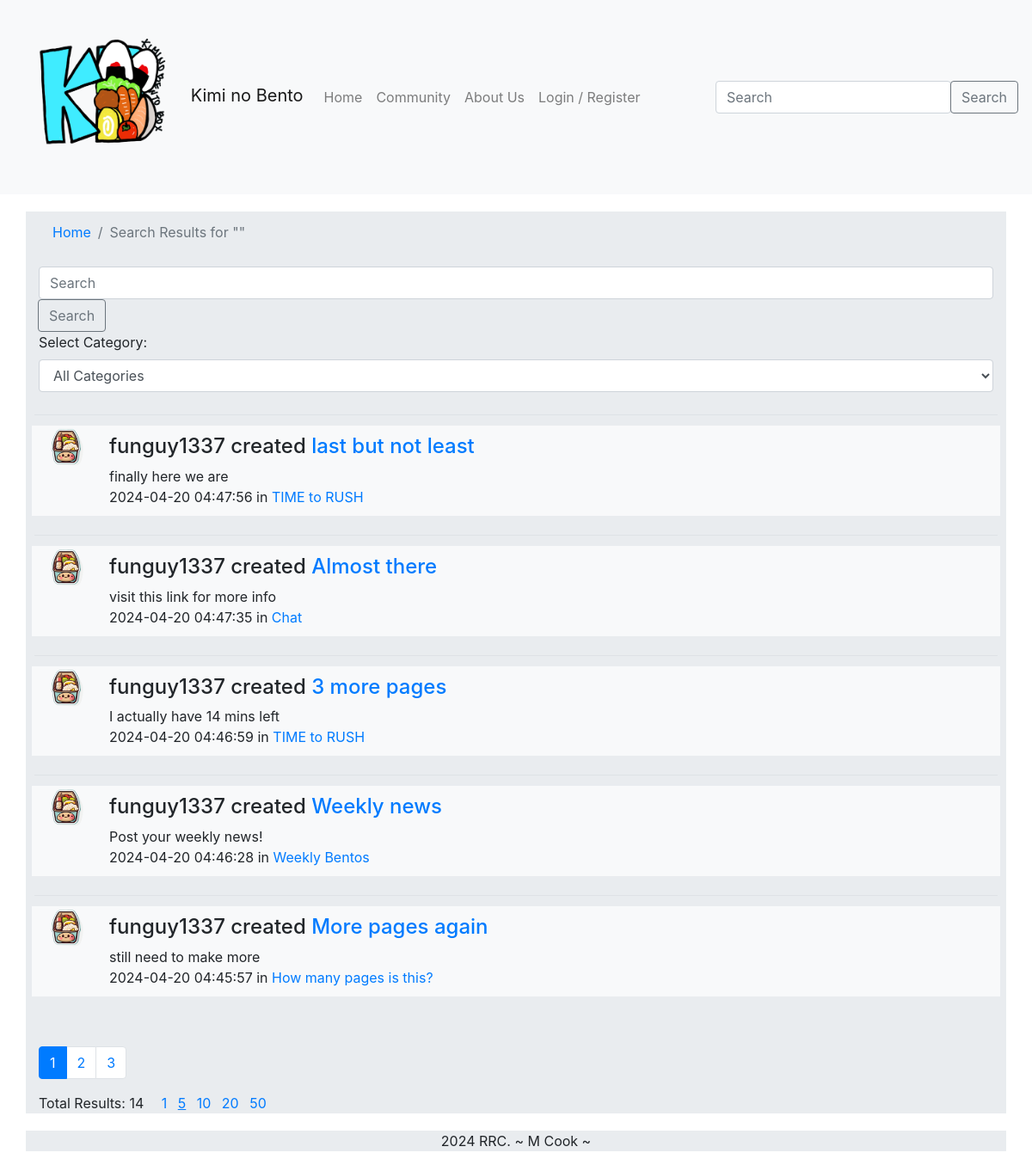
Screenshot of /search.php with the database file from the repository.
### tables this page shows
CREATE TABLE `topics` (
  `topic_id` int(11) NOT NULL,
  `category_id` int(11) DEFAULT NULL,
  `title` varchar(255) NOT NULL,
  `topic_content` text NOT NULL,
  `topic_starter_id` int(11) DEFAULT NULL,
  `date_created` timestamp NOT NULL DEFAULT current_timestamp(),
  `reply_count` int(11) DEFAULT 0
);

CREATE TABLE `profiles` (
  `profiles_id` int(11) NOT NULL,
  `profiles_pfp` text NOT NULL,
  `profiles_about` varchar(255) DEFAULT NULL,
  `profiles_introtitle` varchar(100) DEFAULT NULL,
  `profiles_introtext` text DEFAULT NULL,
  `user_id` int(11) DEFAULT NULL
);

CREATE TABLE `users` (
  `user_id` int(11) NOT NULL,
  `username` varchar(30) NOT NULL,
  `email` varchar(60) NOT NULL,
  `password` varchar(30) NOT NULL,
  `role_id` int(3) NOT NULL,
  `date_created` date NOT NULL DEFAULT current_timestamp()
);

CREATE TABLE `categories` (
  `category_id` int(11) NOT NULL,
  `name` varchar(255) NOT NULL,
  `user_id` int(11) NOT NULL,
  `date_created` timestamp NOT NULL DEFAULT current_timestamp() ON UPDATE current_timestamp()
);

### search.php (the view, shortened to what this page needs)
<?php
include('inc/database.inc.php');
include('inc/header.inc.php');
$itemsPerPage = isset($_GET['items_per_page']) ? intval($_GET['items_per_page']) : 5;
$page = isset($_GET['page']) ? $_GET['page'] : 1;
$searchTerm = !empty($_GET['query']) ? $_GET['query'] : '';
$selectedCategory = !empty($_GET['category']) ? $_GET['category'] : $searchTerm;
$stmtPosts = $db->prepare("
    SELECT
        posts.post_id AS post_id,
        posts.title AS post_title,
        posts.content AS post_content,
        posts.date_created AS post_date_created,
        topics.title AS topic_title, -- Select the topic title
        topics.topic_id,
        categories.name AS category_name,
        users.username AS post_author,
        profiles.profiles_pfp AS post_author_pfp
    FROM
        posts
    LEFT JOIN
        users ON posts.author_id = users.user_id
    LEFT JOIN
        profiles ON users.user_id = profiles.user_id
    LEFT JOIN
        topics ON posts.topic_id = topics.topic_id
    LEFT JOIN
        categories ON topics.category_id = categories.category_id
    WHERE
        users.username LIKE :searchTerm
        OR topics.title LIKE :searchTerm
        OR categories.name LIKE :searchTerm
        OR categories.name LIKE :setCategory
        OR posts.content LIKE :searchTerm
        OR posts.title LIKE :searchTerm
    ORDER BY posts.date_created DESC
");
$stmtPosts->bindValue(':searchTerm', "%$searchTerm%", PDO::PARAM_STR);
$stmtPosts->bindValue(':setCategory', "%$selectedCategory%", PDO::PARAM_STR);
$stmtPosts->execute();
$posts = $stmtPosts->fetchAll(PDO::FETCH_ASSOC);
$pgPosts = $db->prepare("
    SELECT
        posts.post_id AS post_id,
        posts.title AS post_title,
        posts.content AS post_content,
        posts.date_created AS post_date_created,
        topics.title AS topic_title, -- Select the topic title
        topics.topic_id,
        categories.name AS category_name,
        users.username AS post_author,
        profiles.profiles_pfp AS post_author_pfp
    FROM
        posts
    LEFT JOIN
        users ON posts.author_id = users.user_id
    LEFT JOIN
        profiles ON users.user_id = profiles.user_id
    LEFT JOIN
        topics ON posts.topic_id = topics.topic_id
    LEFT JOIN
        categories ON topics.category_id = categories.category_id
    WHERE
        users.username LIKE :searchTerm
        OR topics.title LIKE :searchTerm
        OR categories.name LIKE :searchTerm
        OR categories.name LIKE :setCategory
        OR posts.content LIKE :searchTerm
        OR posts.title LIKE :searchTerm
");
$pgPosts->bindValue(':searchTerm', "%$searchTerm%", PDO::PARAM_STR);
$pgPosts->bindValue(':setCategory', "%$selectedCategory%", PDO::PARAM_STR);
$pgPosts->execute();
$totalPosts = $pgPosts->fetchAll(PDO::FETCH_ASSOC);
$stmtTopics = $db->prepare("
    SELECT
        topics.topic_id AS topic_id,
        topics.title AS topic_title,
        topics.topic_content AS topic_content,
        topics.date_created AS topic_date_created,
        topics.topic_id,
        categories.name AS category_name,
        users.username AS topic_starter,
        profiles.profiles_pfp AS topic_starter_pfp
    FROM
        topics
    LEFT JOIN
        users ON topics.topic_starter_id = users.user_id
    LEFT JOIN
        profiles ON users.user_id = profiles.user_id
    LEFT JOIN
        categories ON topics.category_id = categories.category_id
    WHERE
        users.username LIKE :searchTerm
        OR topics.title LIKE :searchTerm
        OR categories.name LIKE :searchTerm
        OR categories.name LIKE :setCategory
        OR topics.topic_content LIKE :searchTerm
    ORDER BY topics.date_created DESC
");
$stmtTopics->bindValue(':searchTerm', "%$searchTerm%", PDO::PARAM_STR);
$stmtTopics->bindValue(':setCategory', "%$selectedCategory%", PDO::PARAM_STR);
$stmtTopics->execute();
$topics = $stmtTopics->fetchAll(PDO::FETCH_ASSOC);
$pgTopics = $db->prepare("
    SELECT
        topics.topic_id AS topic_id,
        topics.title AS topic_title,
        topics.topic_content AS topic_content,
        topics.date_created AS topic_date_created,
        topics.topic_id,
        categories.name AS category_name,
        users.username AS topic_starter,
        profiles.profiles_pfp AS topic_starter_pfp
    FROM
        topics
    LEFT JOIN
        users ON topics.topic_starter_id = users.user_id
    LEFT JOIN
        profiles ON users.user_id = profiles.user_id
    LEFT JOIN
        categories ON topics.category_id = categories.category_id
    WHERE
        users.username LIKE :searchTerm
        OR topics.title LIKE :searchTerm
        OR categories.name LIKE :searchTerm
        OR categories.name LIKE :setCategory
        OR topics.topic_content LIKE :searchTerm
    ORDER BY topics.date_created DESC
");
$pgTopics->bindValue(':searchTerm', "%$searchTerm%", PDO::PARAM_STR);
$pgTopics->bindValue(':setCategory', "%$selectedCategory%", PDO::PARAM_STR);
$pgTopics->execute();
$totalTopics = $pgTopics->fetchAll(PDO::FETCH_ASSOC);
$pagetotals = array_merge($totalPosts, $totalTopics);
$totalResults = count($pagetotals);
$results = array_merge($posts, $topics);
usort($results, function ($a, $b) {
    $dateA = isset($a['post_date_created']) ? $a['post_date_created'] : $a['topic_date_created'];
    $dateB = isset($b['post_date_created']) ? $b['post_date_created'] : $b['topic_date_created'];
    return strtotime($dateB) - strtotime($dateA);
});
$totalPages = ceil($totalResults / $itemsPerPage);
$paginationLinks = '';
for ($i = 1; $i <= $totalPages; $i++) {
    $activeClass = ($page == $i) ? 'active' : '';
    $link = 'search.php?';
    $link .= 'query=' . urlencode($searchTerm) . '&';
    $link .= 'category=' . urlencode($selectedCategory) . '&';
    $link .= 'page=' . $i;
    if ($itemsPerPage) {
        $link .= '&items_per_page=' . $itemsPerPage;
    }
    $paginationLinks .= "<li class='page-item $activeClass'><a class='page-link' href='$link'>$i</a></li>";
}
$startIndex = ($page - 1) * $itemsPerPage;
?>
<div class="container">
    <nav aria-label="breadcrumb">
        <ol class="breadcrumb">
            <li class="breadcrumb-item"><a href="index.php">Home</a></li>
            <li class="breadcrumb-item active" aria-current="page">Search Results for "<?php echo htmlspecialchars($searchTerm); ?>"</li>
        </ol>
    </nav>
    <form action="search.php" method="get">
        <div class="form-group">
            <input type="text" class="form-control" name="query" placeholder="Search" aria-label="Search" aria-describedby="search-btn1">
            <div class="input-group-append">
                <button class="btn btn-outline-secondary" type="submit" id="search-btn2">Search</button>
            </div>
            <label for="categorySelect">Select Category:</label>
            <select id="categorySelect" class="form-control" name="category">
                <option value="">All Categories</option>
            </select>
        </div>
    </form>
    <div class="row border-0">
        <div class=" col border-0">
            <table class="table ">
                <tbody>
                    <?php for ($i = 0; $startIndex + $i < count($results) && $i < $itemsPerPage; $i++) :
                        $result = $results[$startIndex + $i];
                        $isPost = isset($result['post_id']);
                        $id = $isPost ? 'post_' . $result['post_id'] : 'topic_' . $result['topic_id'];
                    ?>
                        <tr id="<?php echo $id; ?>" class="searchitem-community-post ">
                            <td>
                                <div class="row border-0 bg-light">
                                    <div class="col-auto border-0 ">
                                        <div class="user-icon-bordered rounded-circle">
                                            <img src="<?php echo $isPost ? $result['post_author_pfp'] : $result['topic_starter_pfp']; ?>" alt="<?php echo $isPost ? $result['post_author'] : $result['topic_starter']; ?>" class="rounded-circle" width="50" height="50">
                                        </div>
                                    </div>
                                    <div class="col border-0">
                                        <h4 class="searchitem-title">
                                            <span><?php echo $isPost ? $result['post_author'] : $result['topic_starter']; ?></span>
                                            <?php echo $isPost ? 'commented in' : 'created'; ?>
                                            <a href="show_topic.php?topic_id=<?php echo $result['topic_id']; ?>" title="<?php echo $result['topic_title']; ?>"><?php echo $result['topic_title']; ?></a>
                                        </h4>
                                        <div class="searchitem-body text-content">
                                            <?php echo $isPost ? strip_tags(htmlspecialchars_decode($result['post_content'])) : strip_tags(htmlspecialchars_decode($result['topic_content'])); ?>
                                        </div>
                                        <div class="searchitem-meta">
                                            <?php echo $isPost ? $result['post_date_created'] : $result['topic_date_created']; ?> in <a href="#"><?php echo $result['category_name']; ?></a>
                                        </div>
                                    </div>
                                </div>
                            </td>
                        </tr>
                    <?php endfor; ?>
                </tbody>
            </table>
        </div>
    </div>
    <nav aria-label="Page navigation">
        <ul class="pagination">
            <?= $paginationLinks ?>
        </ul>
        <div class="mb-2">
            <span>Total Results: <?= $totalResults ?></span>
            <form method="GET" class="d-inline ml-3">
                <span class="mr-2 <?= $itemsPerPage == 1 ? 'selected' : '' ?>"><a href="?items_per_page=1">1</a></span>
                <span class="mr-2 <?= $itemsPerPage == 5 ? 'selected' : '' ?>"><a href="?items_per_page=5">5</a></span>
                <span class="mr-2 <?= $itemsPerPage == 10 ? 'selected' : '' ?>"><a href="?items_per_page=10">10</a></span>
                <span class="mr-2 <?= $itemsPerPage == 20 ? 'selected' : '' ?>"><a href="?items_per_page=20">20</a></span>
                <span class="<?= $itemsPerPage == 50 ? 'selected' : '' ?>"><a href="?items_per_page=50">50</a></span>
            </form>
        </div>
    </nav>
</div>
<?php include('inc/footer.inc.php'); ?>

### CSS/styles.css (style rules this page uses)
.container { margin-top: 20px; background-color: #e9ecef; }
.row { margin-bottom: 10px; border-bottom: 1px solid #000000; }
.col { padding: 10px; border-right: 1px solid #030303; }
.mr-2.selected a { text-decoration: underline; }

### rows the page displays
topics: profiles.profiles_pfp (placeholder picture), topic_starter.username "funguy1337", title "last but not least", topic_content "finally here we are", date_created "2024-04-20 04:47:56", category.name "TIME to RUSH"
topics: profiles.profiles_pfp (placeholder picture), topic_starter.username "funguy1337", title "Almost there", topic_content "visit this link for more info", date_created "2024-04-20 04:47:35", category.name "Chat"
topics: profiles.profiles_pfp (placeholder picture), topic_starter.username "funguy1337", title "3 more pages", topic_content "I actually have 14 mins left", date_created "2024-04-20 04:46:59", category.name "TIME to RUSH"
topics: profiles.profiles_pfp (placeholder picture), topic_starter.username "funguy1337", title "Weekly news", topic_content "Post your weekly news!", date_created "2024-04-20 04:46:28", category.name "Weekly Bentos"
topics: profiles.profiles_pfp (placeholder picture), topic_starter.username "funguy1337", title "More pages again", topic_content "still need to make more", date_created "2024-04-20 04:45:57", category.name "How many pages is this?"

### other values shown
$totalResults "14"
